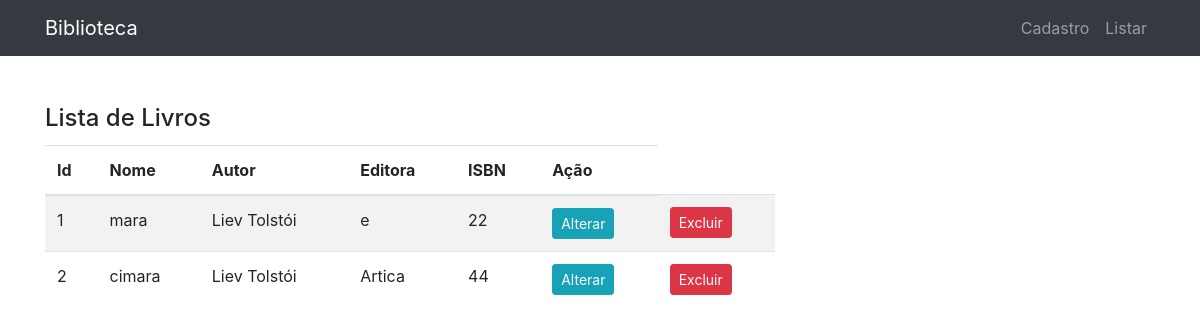
The app's page /livros_list/, older data.
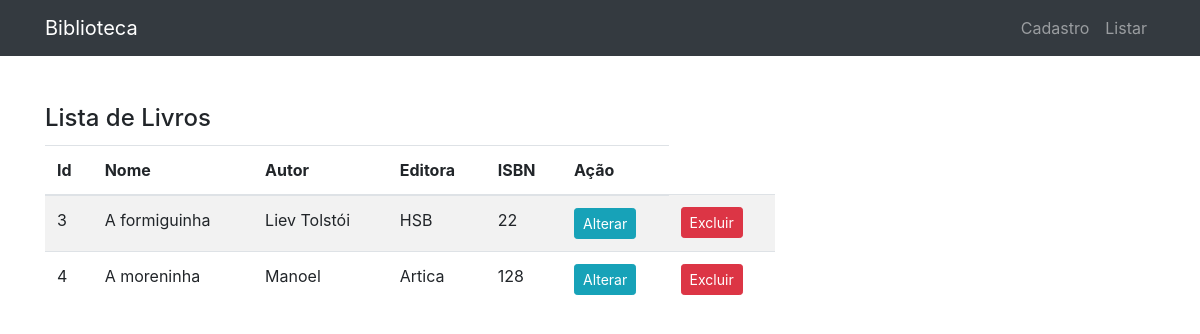
The same page, newer data.
### livro/models.py (models this page shows, shortened)
class Livro(models.Model):
    nome = models.CharField(max_length=100)
    autor = models.CharField(max_length=50)
    editora = models.CharField(max_length=50)
    isbn = models.IntegerField()
    class Meta:
        verbose_name = 'Livro'

### livro/views.py (the view)
# urls.py: path('livros_list/', views.livros_list.as_view(), name='livros_list'),
class livros_list(ListView):
    template_name = "livro/livros_list.html"
    model = Livro
    context_object_name = "object_list"

### livro/templates/livro/livros_list.html (shortened to what this page needs)
{% extends 'base.html' %}
{% block conteudo %}
<body>
<div class="navbar-wrapper header">
    <br/>
</div>
<div class="row">
    <h4 class="card-title">Lista de Livros</h4>
    <br/>
    <div class="table">
        <table class="table table-striped">
            <thead>
            <tr>
                <th>Id</th>
                <th>Nome</th>
                <th>Autor</th>
                <th>Editora</th>
                <th>ISBN</th>
                <th>Ação</th>
            </tr>
            </thead>
            <tbody>
            {% for livro in object_list %}
            <tr>
                <td>{{ livro.id }}</td>
                <td>{{ livro.nome }}</td>
                <td>{{ livro.autor }}</td>
                <td>{{ livro.editora }}</td>
                <td>{{ livro.isbn }}</td>
                <td>
                    <a class="btn btn-info btn-sm" href="{% url 'livro:livro_update' livro.pk %}">Alterar</a>
                </td>
                <td>
                    <a class="btn btn-danger btn-sm" href="{% url 'livro:livros_confirm_delete' livro.pk %}">Excluir</a>
                </td>
                {% endfor %}
            </tr>
            </tbody>
        </table>
    </div>
</div>
</body>
{% endblock %}

### templates/base.html (shortened to what this page needs)
{% load static %}
<!DOCTYPE html>
<html lang="pt">
<head>
     {% include 'parciais/_head.html' %}
</head>
<body>
{% include 'parciais/nav.html' %}
<div class="container">
    <div class="row">
        <div class="col-lg-8">
            <main class="container mt-4 mb-8">
                 {%block conteudo%} {%endblock%}
             </main>
        </div>
    </div>
</div>

### templates/parciais/_head.html (shortened to what this page needs)
{% load static %}
  <link rel="stylesheet" href="http://yui.yahooapis.com/pure/0.3.0/pure-min.css">
    <link rel="stylesheet" href="{% static 'vendor/css/styles.css' %}" />
  <link href="{% static 'vendor/bootstrap/css/bootstrap.min.css'%}" rel="stylesheet">

### templates/parciais/nav.html (shortened to what this page needs)
{% load static %}
  <nav class="navbar navbar-expand-lg navbar-dark bg-dark static-top">
    <div class="container">
      <a class="navbar-brand" href="{% url 'livro:adicionar' %}">Biblioteca</a>
      <div class="collapse navbar-collapse" id="navbarResponsive">
        <ul class="navbar-nav ml-auto">
                   <li class="nav-item">
                       <a class="nav-link" href="{% url 'livro:adicionar' %}">Cadastro</a>
                   </li>
                  <li class="nav-item">
                       <a class="nav-link" href="{% url 'livro:livros_list' %}">Listar</a>
                   </li>
        </ul>
      </div>
    </div>
  </nav>

Row changes from the older to the newer data that the page shows:
removed Livro: id "1", nome "mara", autor "Liev Tolstói", editora "e", isbn "22"
removed Livro: id "2", nome "cimara", autor "Liev Tolstói", editora "Artica", isbn "44"
added Livro: id "3", nome "A formiguinha", autor "Liev Tolstói", editora "HSB", isbn "22"
added Livro: id "4", nome "A moreninha", autor "Manoel", editora "Artica", isbn "128"
